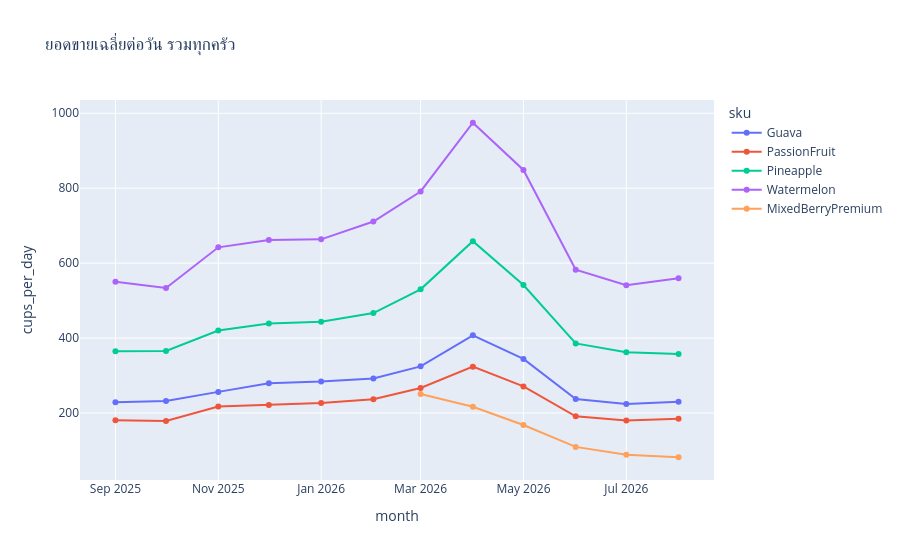
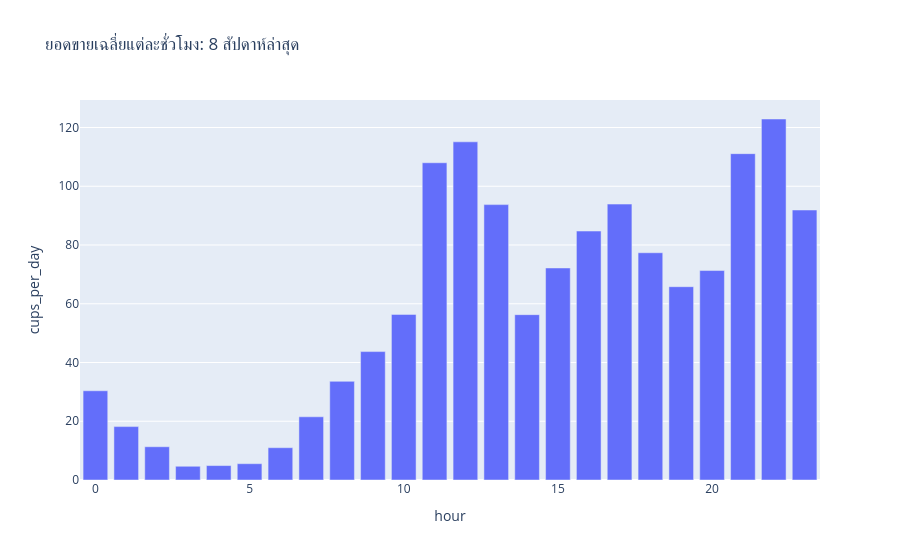

Notebook code for these charts, in order:
### Code cell
daily = orders.groupby(['date','kitchen','sku'],as_index=False)['units_sold'].sum()
daily['month'] = daily['date'].dt.to_period('M').dt.to_timestamp()
monthly_demand = daily.groupby(['month','sku'],as_index=False).agg(units=('units_sold','sum'),days=('date','nunique'))
monthly_demand['cups_per_day'] = monthly_demand['units']/monthly_demand['days']
px.line(monthly_demand,x='month',y='cups_per_day',color='sku',markers=True,title='ยอดขายเฉลี่ยต่อวัน รวมทุกครัว').show()
recent = orders.loc[orders['date'].ge(orders['date'].max()-pd.Timedelta(days=55))]
hourly = (recent.groupby('hour')['units_sold'].sum()/56).rename_axis('hour').reset_index(name='cups_per_day')
px.bar(hourly,x='hour',y='cups_per_day',title='ยอดขายเฉลี่ยแต่ละชั่วโมง: 8 สัปดาห์ล่าสุด').show()

latest_month = orders['month'].max()
latest = orders.loc[orders['month'].eq(latest_month)]
prices = latest.groupby('sku',as_index=False).agg(units=('units_sold','sum'),revenue=('gross_revenue_thb','sum'),fruit=('fruit_cost','sum'),pack=('pack_cost','sum'),labor=('labor_cost','sum'),commission=('commission','sum'))
latest_waste = waste.loc[waste['month'].eq(latest_month)]
prices = prices.merge(latest_waste.groupby('sku',as_index=False).agg(waste_cost=('est_waste_cost_thb','sum')),on='sku',validate='one_to_one')
prices = prices.merge(unit_costs[['sku','base_price_thb']],on='sku',validate='one_to_one')
prices['avg_price'] = prices['revenue']/prices['units']
prices['variable_cost'] = prices[['fruit','pack','labor']].sum(axis=1)/prices['units']
prices['waste_per_cup'] = prices['waste_cost']/prices['units']
prices['profit_per_cup'] = (prices['revenue']-prices['commission']-prices['waste_cost'])/prices['units']-prices['variable_cost']
fees = platforms.set_index('platform_code')['commission_rate']
prices['break_even_LM'] = (prices['variable_cost']+prices['waste_per_cup'])/(1-fees['LM'])
prices['break_even_Grab'] = (prices['variable_cost']+prices['waste_per_cup'])/(1-fees['GB'])
display(prices[['sku','base_price_thb','avg_price','profit_per_cup','break_even_LM','break_even_Grab']])
# บันทึกยอดขายรายชั่วโมง
hourly.to_csv(folder/'hourly.csv', index=False, encoding='utf-8-sig')

### Figure 1 — Plotly figure (JSON) as saved in the notebook; plotly's stock layout.template omitted (floating-point values rounded to 4 significant figures)
{"data": [{"hovertemplate": "sku=Guava<br>month=%{x}<br>cups_per_day=%{y}<extra></extra>", "legendgroup": "Guava", "line": {"color": "#636efa", "dash": "solid"}, "marker": {"symbol": "circle"}, "mode": "lines+markers", "name": "Guava", "orientation": "v", "showlegend": true, "type": "scatter", "x": ["2025-09-01T00:00:00.000000", "2025-10-01T00:00:00.000000", "2025-11-01T00:00:00.000000", "2025-12-01T00:00:00.000000", "2026-01-01T00:00:00.000000", "2026-02-01T00:00:00.000000", "2026-03-01T00:00:00.000000", "2026-04-01T00:00:00.000000", "2026-05-01T00:00:00.000000", "2026-06-01T00:00:00.000000", "2026-07-01T00:00:00.000000", "2026-08-01T00:00:00.000000"], "xaxis": "x", "y": [228.4, 231.8, 256.3, 279.4, 284.0, 291.9, 324.5, 407.2, 344.4, 237.1, 224.2, 229.9], "yaxis": "y"}, {"hovertemplate": "sku=PassionFruit<br>month=%{x}<br>cups_per_day=%{y}<extra></extra>", "legendgroup": "PassionFruit", "line": {"color": "#EF553B", "dash": "solid"}, "marker": {"symbol": "circle"}, "mode": "lines+markers", "name": "PassionFruit", "orientation": "v", "showlegend": true, "type": "scatter", "x": ["2025-09-01T00:00:00.000000", "2025-10-01T00:00:00.000000", "2025-11-01T00:00:00.000000", "2025-12-01T00:00:00.000000", "2026-01-01T00:00:00.000000", "2026-02-01T00:00:00.000000", "2026-03-01T00:00:00.000000", "2026-04-01T00:00:00.000000", "2026-05-01T00:00:00.000000", "2026-06-01T00:00:00.000000", "2026-07-01T00:00:00.000000", "2026-08-01T00:00:00.000000"], "xaxis": "x", "y": [180.7, 178.7, 217.1, 221.3, 226.7, 236.8, 266.7, 323.7, 270.9, 191.1, 180.3, 184.7], "yaxis": "y"}, {"hovertemplate": "sku=Pineapple<br>month=%{x}<br>cups_per_day=%{y}<extra></extra>", "legendgroup": "Pineapple", "line": {"color": "#00cc96", "dash": "solid"}, "marker": {"symbol": "circle"}, "mode": "lines+markers", "name": "Pineapple", "orientation": "v", "showlegend": true, "type": "scatter", "x": ["2025-09-01T00:00:00.000000", "2025-10-01T00:00:00.000000", "2025-11-01T00:00:00.000000", "2025-12-01T00:00:00.000000", "2026-01-01T00:00:00.000000", "2026-02-01T00:00:00.000000", "2026-03-01T00:00:00.000000", "2026-04-01T00:00:00.000000", "2026-05-01T00:00:00.000000", "2026-06-01T00:00:00.000000", "2026-07-01T00:00:00.000000", "2026-08-01T00:00:00.000000"], "xaxis": "x", "y": [365.1, 365.6, 420.1, 438.7, 443.6, 466.8, 530.1, 658.5, 541.7, 385.8, 362.1, 357.3], "yaxis": "y"}, {"hovertemplate": "sku=Watermelon<br>month=%{x}<br>cups_per_day=%{y}<extra></extra>", "legendgroup": "Watermelon", "line": {"color": "#ab63fa", "dash": "solid"}, "marker": {"symbol": "circle"}, "mode": "lines+markers", "name": "Watermelon", "orientation": "v", "showlegend": true, "type": "scatter", "x": ["2025-09-01T00:00:00.000000", "2025-10-01T00:00:00.000000", "2025-11-01T00:00:00.000000", "2025-12-01T00:00:00.000000", "2026-01-01T00:00:00.000000", "2026-02-01T00:00:00.000000", "2026-03-01T00:00:00.000000", "2026-04-01T00:00:00.000000", "2026-05-01T00:00:00.000000", "2026-06-01T00:00:00.000000", "2026-07-01T00:00:00.000000", "2026-08-01T00:00:00.000000"], "xaxis": "x", "y": [550.4, 533.8, 642.2, 661.5, 663.5, 711.2, 791.3, 974.7, 848.8, 582.6, 541.3, 559.4], "yaxis": "y"}, {"hovertemplate": "sku=MixedBerryPremium<br>month=%{x}<br>cups_per_day=%{y}<extra></extra>", "legendgroup": "MixedBerryPremium", "line": {"color": "#FFA15A", "dash": "solid"}, "marker": {"symbol": "circle"}, "mode": "lines+markers", "name": "MixedBerryPremium", "orientation": "v", "showlegend": true, "type": "scatter", "x": ["2026-03-01T00:00:00.000000", "2026-04-01T00:00:00.000000", "2026-05-01T00:00:00.000000", "2026-06-01T00:00:00.000000", "2026-07-01T00:00:00.000000", "2026-08-01T00:00:00.000000"], "xaxis": "x", "y": [250.7, 216.5, 167.9, 109.5, 88.71, 81.87], "yaxis": "y"}], "layout": {"legend": {"title": {"text": "sku"}, "tracegroupgap": 0}, "title": {"text": "ยอดขายเฉลี่ยต่อวัน รวมทุกครัว"}, "xaxis": {"anchor": "y", "domain": [0, 1], "title": {"text": "month"}}, "yaxis": {"anchor": "x", "domain": [0, 1], "title": {"text": "cups_per_day"}}}}

### Figure 2 — Plotly figure (JSON) as saved in the notebook; plotly's stock layout.template omitted (floating-point values rounded to 4 significant figures)
{"data": [{"hovertemplate": "hour=%{x}<br>cups_per_day=%{y}<extra></extra>", "legendgroup": "", "marker": {"color": "#636efa", "pattern": {"shape": ""}}, "name": "", "orientation": "v", "showlegend": false, "textposition": "auto", "type": "bar", "x": [0, 1, 2, 3, 4, 5, 6, 7, 8, 9, 10, 11, 12, 13, 14, 15, 16, 17, 18, 19, 20, 21, 22, 23], "xaxis": "x", "y": [30.38, 18.18, 11.32, 4.679, 4.911, 5.554, 11.0, 21.52, 33.59, 43.71, 56.38, 108.0, 115.1, 93.75, 56.29, 72.18, 84.75, 93.93, 77.36, 65.8, 71.3, 111.1, 122.9, 91.91], "yaxis": "y"}], "layout": {"barmode": "relative", "legend": {"tracegroupgap": 0}, "title": {"text": "ยอดขายเฉลี่ยแต่ละชั่วโมง: 8 สัปดาห์ล่าสุด"}, "xaxis": {"anchor": "y", "domain": [0, 1], "title": {"text": "hour"}}, "yaxis": {"anchor": "x", "domain": [0, 1], "title": {"text": "cups_per_day"}}}}
